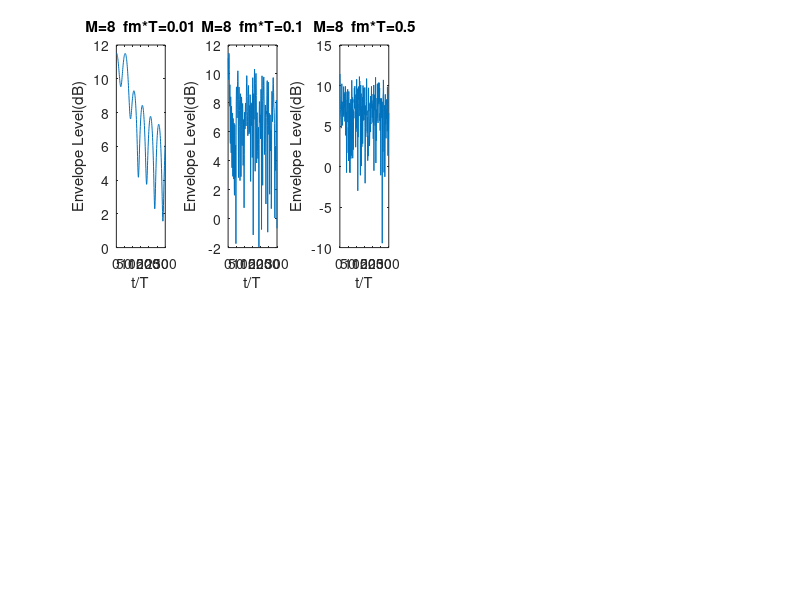

MATLAB code for this plot: (Note: this script raises an error after producing the figure.)
clc;
clear all; 
close all; 
%% when M = 8
M=8;
N=4*M+2;
fm1=0.01;
fm2=0.1;
fm3=0.5
T=1;
B=pi/M;
fn1=zeros(1,N);
fn2=zeros(1,N);
fn3=zeros(1,N);
for a=1:1:N
    fn1(a)=fm1*cos(2*pi*a/N);
    fn2(a)=fm2*cos(2*pi*a/N);
    fn3(a)=fm3*cos(2*pi*a/N);
end
for t=1:1:1001
    for b=1:1:M
    x1(b)=cos(B*b)*cos(2*pi*fn1(b)*t);
    y1(b)=sin(B*b)*cos(2*pi*fn1(b)*t);
    x2(b)=cos(B*b)*cos(2*pi*fn2(b)*t);
    y2(b)=sin(B*b)*cos(2*pi*fn2(b)*t);
    x3(b)=cos(B*b)*cos(2*pi*fn3(b)*t);
    y3(b)=sin(B*b)*cos(2*pi*fn3(b)*t);
    end
% if α=0
gI1(t)=sqrt(2)*(2*sum(x1)+sqrt(2)*cos(2*pi*fm1*t)); 
gQ2(t)=sqrt(2)*(2*sum(y1));
g1(t)=gI1(t)+j*gQ2(t);
g1dB(t)=10*log10(abs(g1(t)));

gI2(t)=sqrt(2)*(2*sum(x2)+sqrt(2)*cos(2*pi*fm2*t)); 
gQ2(t)=sqrt(2)*(2*sum(y2));
g2(t)=gI2(t)+j*gQ2(t);
g2dB(t)=10*log10(abs(g2(t)));

gI3(t)=sqrt(2)*(2*sum(x3)+sqrt(2)*cos(2*pi*fm3*t)); 
gQ3(t)=sqrt(2)*(2*sum(y3));
g3(t)=gI3(t)+j*gQ3(t);
g3dB(t)=10*log10(abs(g3(t)));
end
t=1:1:300;
subplot(2,6,1);
plot(t,g1dB(t));
title('M=8  fm*T=0.01');
xlabel('t/T');
ylabel('Envelope Level(dB)');
subplot(2,6,2);
plot(t,g2dB(t));
title('M=8  fm*T=0.1');
xlabel('t/T');
ylabel('Envelope Level(dB)');
subplot(2,6,3);
plot(t,g3dB(t));
title('M=8  fm*T=0.5');
xlabel('t/T');
ylabel('Envelope Level(dB)');

[ACF,lags,bounds]=autocorr(g1,1000);
t=0:0.01:10;
subplot(2,6,7);
plot(t,ACF);
title('M=8  fm*T=0.01');
xlabel('Time difference(fm*\tau)');
ylabel('Autocorrelation');
[ACF,lags,bounds]=autocorr(g2,100);
t=0:0.1:10;
subplot(2,6,8);
plot(t,ACF);
title('M=8  fm*T=0.1');
xlabel('Time difference(fm*\tau)');
ylabel('Autocorrelation');

[ACF,lags,bounds]=autocorr(g3,100);
t=0:0.1:10;
subplot(2,6,9);
plot(t,ACF);
title('M=8  fm*T=0.5');
xlabel('Time difference(fm*\tau)');
ylabel('Autocorrelation');

%% when M = 16
M=16;
N=4*M+2;
fm1=0.01;
fm2=0.1;
fm3=0.5
T=1;
B=pi/M;
fn1=zeros(1,N);
fn2=zeros(1,N);
fn3=zeros(1,N);
for a=1:1:N
    fn1(a)=fm1*cos(2*pi*a/N);
    fn2(a)=fm2*cos(2*pi*a/N);
    fn3(a)=fm3*cos(2*pi*a/N);
end
for t=1:1:1001
    for b=1:1:M
    x1(b)=cos(B*b)*cos(2*pi*fn1(b)*t);
    y1(b)=sin(B*b)*cos(2*pi*fn1(b)*t);
    x2(b)=cos(B*b)*cos(2*pi*fn2(b)*t);
    y2(b)=sin(B*b)*cos(2*pi*fn2(b)*t);
    x3(b)=cos(B*b)*cos(2*pi*fn3(b)*t);
    y3(b)=sin(B*b)*cos(2*pi*fn3(b)*t);
    end
% if α=0
gI1(t)=sqrt(2)*(2*sum(x1)+sqrt(2)*cos(2*pi*fm1*t)); 
gQ2(t)=sqrt(2)*(2*sum(y1));
g1(t)=gI1(t)+j*gQ2(t);
g1dB(t)=10*log10(abs(g1(t)));

gI2(t)=sqrt(2)*(2*sum(x2)+sqrt(2)*cos(2*pi*fm2*t)); 
gQ2(t)=sqrt(2)*(2*sum(y2));
g2(t)=gI2(t)+j*gQ2(t);
g2dB(t)=10*log10(abs(g2(t)));

gI3(t)=sqrt(2)*(2*sum(x3)+sqrt(2)*cos(2*pi*fm3*t)); 
gQ3(t)=sqrt(2)*(2*sum(y3));
g3(t)=gI3(t)+j*gQ3(t);
g3dB(t)=10*log10(abs(g3(t)));
end
t=1:1:300;
subplot(2,6,4);
plot(t,g1dB(t));
title('M=16  fm*T=0.01');
xlabel('t/T');
ylabel('Envelope Level(dB)');
subplot(2,6,5);
plot(t,g2dB(t));
title('M=16  fm*T=0.1');
xlabel('t/T');
ylabel('Envelope Level(dB)');
subplot(2,6,6);
plot(t,g3dB(t));
title('M=16  fm*T=0.5');
xlabel('t/T');
ylabel('Envelope Level(dB)');

[ACF,lags,bounds]=autocorr(g1,1000);
t=0:0.01:10;
subplot(2,6,10);
plot(t,ACF);
title('M=16  fm*T=0.01');
xlabel('Time difference(fm*\tau)');
ylabel('Autocorrelation');
[ACF,lags,bounds]=autocorr(g2,100);
t=0:0.1:10;
subplot(2,6,11);
plot(t,ACF);
title('M=16  fm*T=0.1');
xlabel('Time difference(fm*\tau)');
ylabel('Autocorrelation');

[ACF,lags,bounds]=autocorr(g3,100);
t=0:0.1:10;
subplot(2,6,12);
plot(t,ACF);
title('M=16  fm*T=0.5');
xlabel('Time difference(fm*\tau)');
ylabel('Autocorrelation');